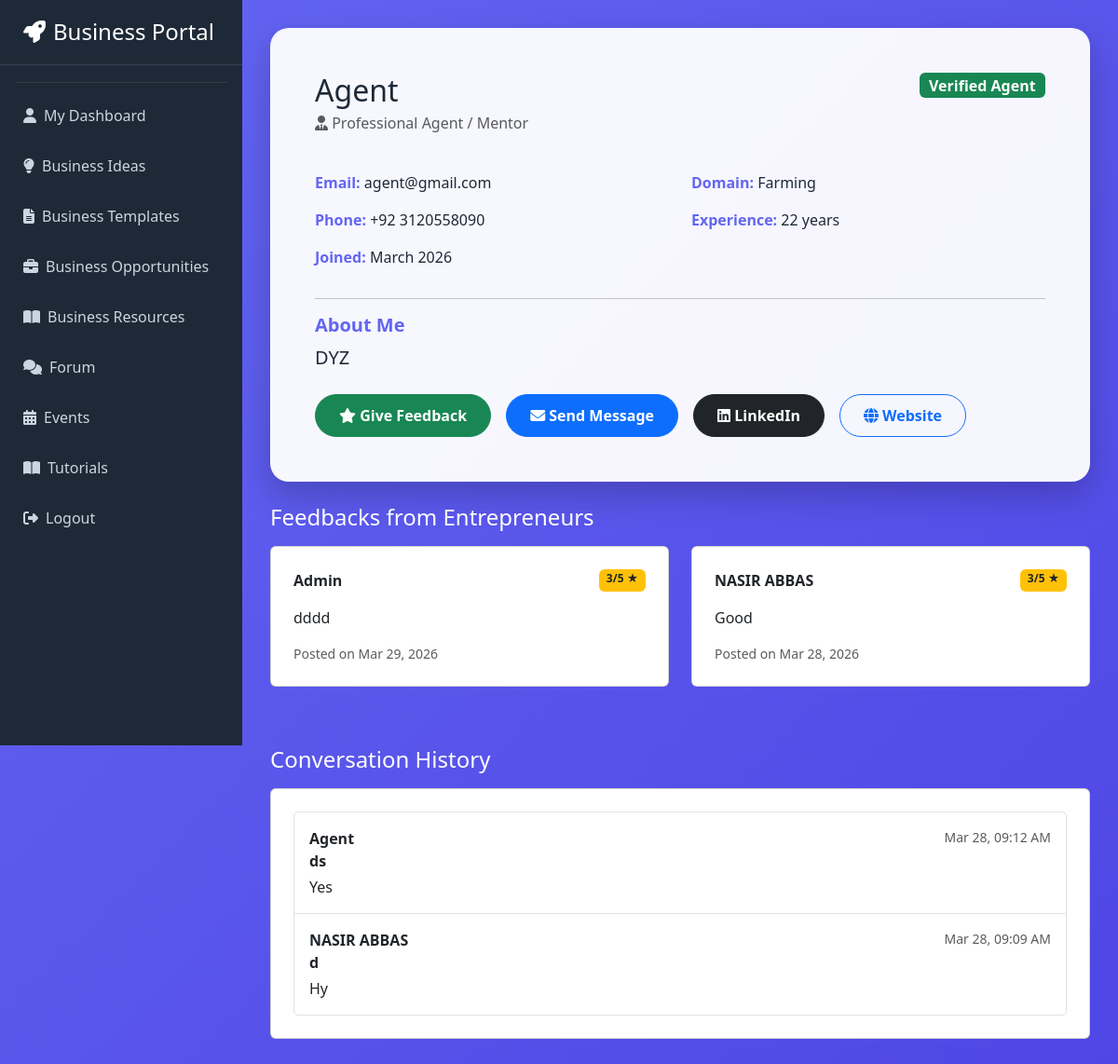
Page /user/mentor_profile.php?id=3 (signed in) on the committed database.
### tables this page shows
CREATE TABLE `agent_profiles` (
  `id` int(11) NOT NULL,
  `user_id` int(11) NOT NULL,
  `business_domain` varchar(150) NOT NULL,
  `bio` text DEFAULT NULL,
  `experience_yrs` tinyint(3) UNSIGNED DEFAULT 0,
  `linkedin_url` varchar(255) DEFAULT NULL,
  `website_url` varchar(255) DEFAULT NULL,
  `created_at` timestamp NOT NULL DEFAULT current_timestamp(),
  `updated_at` timestamp NOT NULL DEFAULT current_timestamp() ON UPDATE current_timestamp()
);

CREATE TABLE `users` (
  `id` int(11) NOT NULL,
  `full_name` varchar(150) NOT NULL,
  `email` varchar(191) NOT NULL,
  `password_hash` varchar(255) NOT NULL,
  `role` enum('user','agent','admin') NOT NULL DEFAULT 'user',
  `status` enum('active','inactive','banned') NOT NULL DEFAULT 'active',
  `phone` varchar(20) DEFAULT NULL,
  `created_at` timestamp NOT NULL DEFAULT current_timestamp(),
  `updated_at` timestamp NOT NULL DEFAULT current_timestamp() ON UPDATE current_timestamp()
);

CREATE TABLE `feedback` (
  `id` int(11) NOT NULL,
  `agent_id` int(11) NOT NULL,
  `user_id` int(11) NOT NULL COMMENT 'Who submitted the feedback',
  `message` text NOT NULL,
  `rating` tinyint(1) UNSIGNED DEFAULT NULL COMMENT '1 to 5 stars',
  `created_at` timestamp NOT NULL DEFAULT current_timestamp()
);

CREATE TABLE `private_messages` (
  `id` int(11) NOT NULL,
  `sender_id` int(11) NOT NULL,
  `receiver_id` int(11) NOT NULL,
  `subject` varchar(255) DEFAULT NULL,
  `body` text NOT NULL,
  `created_at` timestamp NOT NULL DEFAULT current_timestamp()
);

### user/mentor_profile.php (the view, shortened to what this page needs)
<?php
include 'config.php';
$mentor_id = isset($_GET['id']) ? (int)$_GET['id'] : 0;
$mentor_sql = "SELECT u.id, u.full_name, u.email, u.phone, u.created_at,
                      ap.business_domain, ap.bio, ap.experience_yrs,
                      ap.linkedin_url, ap.website_url
               FROM users u
               LEFT JOIN agent_profiles ap ON u.id = ap.user_id
               WHERE u.id = $mentor_id AND u.role = 'agent'";
$mentor_result = mysqli_query($conn, $mentor_sql);
$mentor = mysqli_fetch_assoc($mentor_result);
$feedback_sql = "SELECT f.*, u.full_name AS user_name
                 FROM feedback f
                 JOIN users u ON u.id = f.user_id
                 WHERE f.agent_id = $mentor_id
                 ORDER BY f.created_at DESC";
$feedback_result = mysqli_query($conn, $feedback_sql);
$msg_sql = "SELECT pm.*, u.full_name AS sender_name
            FROM private_messages pm
            JOIN users u ON u.id = pm.sender_id
            WHERE (pm.sender_id = {$_SESSION['user_id']} AND pm.receiver_id = $mentor_id)
               OR (pm.sender_id = $mentor_id AND pm.receiver_id = {$_SESSION['user_id']})
            ORDER BY pm.created_at DESC";
$msg_result = mysqli_query($conn, $msg_sql);
?>
<!DOCTYPE html>
<html lang="en">
<head>
    <link href="https://cdn.jsdelivr.net/npm/bootstrap@5.3.3/dist/css/bootstrap.min.css" rel="stylesheet">
    <link href="https://cdnjs.cloudflare.com/ajax/libs/font-awesome/6.5.0/css/all.min.css" rel="stylesheet">
</head>
<body>
<?php include 'sidebar.php'; ?>
<div class="main-content">
    <div class="profile-card p-5 mb-4">
        <div class="d-flex justify-content-between align-items-start">
            <div>
                <h2 class="mb-1"><?= htmlspecialchars($mentor['full_name']) ?></h2>
                <p class="text-muted mb-3">
                    <i class="fas fa-user-tie"></i> Professional Agent / Mentor
                </p>
            </div>
            <div class="text-end">
                <span class="badge bg-success fs-6">Verified Agent</span>
            </div>
        </div>
        <div class="row mt-4">
            <div class="col-md-6">
                <p><span class="info-label">Email:</span> <?= htmlspecialchars($mentor['email']) ?></p>
                <?php if(!empty($mentor['phone'])): ?>
                    <p><span class="info-label">Phone:</span> <?= htmlspecialchars($mentor['phone']) ?></p>
                <?php endif; ?>
                <p><span class="info-label">Joined:</span> <?= date('F Y', strtotime($mentor['created_at'])) ?></p>
            </div>
            <div class="col-md-6">
                <?php if(!empty($mentor['business_domain'])): ?>
                    <p><span class="info-label">Domain:</span> <?= htmlspecialchars($mentor['business_domain']) ?></p>
                <?php endif; ?>
                <?php if(!empty($mentor['experience_yrs'])): ?>
                    <p><span class="info-label">Experience:</span> <?= $mentor['experience_yrs'] ?> years</p>
                <?php endif; ?>
            </div>
        </div>
        <?php if(!empty($mentor['bio'])): ?>
            <hr>
            <h5 class="info-label">About Me</h5>
            <p class="lead"><?= nl2br(htmlspecialchars($mentor['bio'])) ?></p>
        <?php endif; ?>
        <div class="d-flex gap-3 mt-4">
            <a href="#" class="btn btn-success btn-action" data-bs-toggle="modal" data-bs-target="#feedbackModal">
                <i class="fas fa-star"></i> Give Feedback
            </a>
            <a href="#" class="btn btn-primary btn-action" data-bs-toggle="modal" data-bs-target="#messageModal">
                <i class="fas fa-envelope"></i> Send Message
            </a>
            <?php if(!empty($mentor['linkedin_url'])): ?>
                <a href="<?= htmlspecialchars($mentor['linkedin_url']) ?>" target="_blank" class="btn btn-dark btn-action">
                    <i class="fab fa-linkedin"></i> LinkedIn
                </a>
            <?php endif; ?>
            <?php if(!empty($mentor['website_url'])): ?>
                <a href="<?= htmlspecialchars($mentor['website_url']) ?>" target="_blank" class="btn btn-outline-primary btn-action">
                    <i class="fas fa-globe"></i> Website
                </a>
            <?php endif; ?>
        </div>
    </div>
    <h4 class="mb-3 text-white">Feedbacks from Entrepreneurs</h4>
    <div class="row">
        <?php if(mysqli_num_rows($feedback_result) > 0): ?>
            <?php while($fb = mysqli_fetch_assoc($feedback_result)): ?>
                <div class="col-md-6 mb-3">
                    <div class="card card-hover p-4 bg-white text-dark">
                        <div class="d-flex justify-content-between">
                            <strong><?= htmlspecialchars($fb['user_name']) ?></strong>
                            <span class="badge bg-warning text-dark"><?= $fb['rating'] ?? 'N/A' ?>/5 ★</span>
                        </div>
                        <p class="mt-3"><?= nl2br(htmlspecialchars($fb['message'])) ?></p>
                        <small class="text-muted">Posted on <?= date('M d, Y', strtotime($fb['created_at'])) ?></small>
                    </div>
                </div>
            <?php endwhile; ?>
        <?php else: ?>
            <div class="col-12">
                <div class="alert alert-light text-dark">No feedbacks received yet.</div>
            </div>
        <?php endif; ?>
    </div>
    <h4 class="mt-5 mb-3 text-white">Conversation History</h4>
    <div class="card bg-white text-dark p-4 card-hover">
        <?php if(mysqli_num_rows($msg_result) > 0): ?>
            <div class="list-group">
                <?php while($msg = mysqli_fetch_assoc($msg_result)): ?>
                    <div class="list-group-item list-group-item-action p-3">
                        <div class="d-flex justify-content-between">
                            <strong><?= htmlspecialchars($msg['sender_name']) ?></strong>
                            <small class="text-muted"><?= date('M d, h:i A', strtotime($msg['created_at'])) ?></small>
                        </div>
                        <?php if(!empty($msg['subject'])): ?>
                            <p class="mb-1 fw-bold"><?= htmlspecialchars($msg['subject']) ?></p>
                        <?php endif; ?>
                        <p class="mb-0"><?= nl2br(htmlspecialchars($msg['body'])) ?></p>
                    </div>
                <?php endwhile; ?>
            </div>
        <?php else: ?>
            <div class="alert alert-light">No messages exchanged yet. Send the first message!</div>
        <?php endif; ?>
    </div>
</div>
</body>
</html>

### user/mentor_profile.php (style rules this page uses)
body { background: linear-gradient(135deg, #6366f1 0%, #4f46e5 100%); min-height: 100vh; margin-left: 260px; color: #fff; }
.main-content { padding: 30px; }
.profile-card { background: rgba(255,255,255,0.95); color: #1e2937; border-radius: 20px; box-shadow: 0 15px 35px rgba(0,0,0,0.2); }
.card-hover { transition: transform 0.3s, box-shadow 0.3s; }
.btn-action { border-radius: 50px; font-weight: 600; padding: 10px 25px; }
.info-label { font-weight: 600; color: #6366f1; }

### user/sidebar.php (style rules this page uses)
:root { --primary: #6366f1; --dark: #1e2937; }

### rows in the picture
agent_profiles: user.full_name "Agent", user.email "agent@gmail.com", user.phone "+92 3120558090", user.created_at "March 2026", business_domain "Farming", experience_yrs "22", bio "DYZ"
feedback: user.full_name "Admin", rating "3", message "dddd", created_at "Mar 29, 2026"
feedback: user.full_name "NASIR ABBAS", rating "3", message "Good", created_at "Mar 28, 2026"
private_messages: sender.full_name "Agent", created_at "Mar 28, 09:12 AM", subject "ds", body "Yes"
private_messages: sender.full_name "NASIR ABBAS", created_at "Mar 28, 09:09 AM", subject "d", body "Hy"
